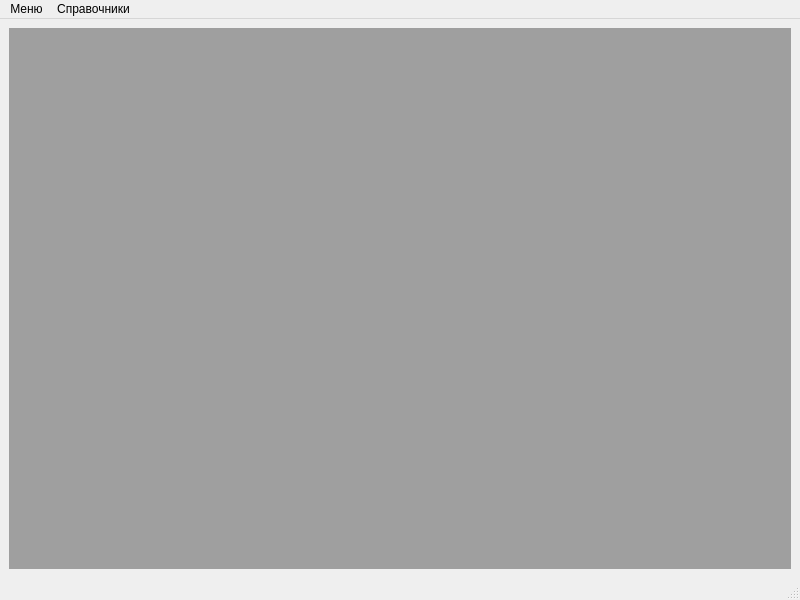
<?xml version="1.0" encoding="UTF-8"?>
<ui version="4.0">
 <class>MainWindow</class>
 <widget class="QMainWindow" name="MainWindow">
  <property name="geometry">
   <rect>
    <x>0</x>
    <y>0</y>
    <width>800</width>
    <height>600</height>
   </rect>
  </property>
  <property name="windowTitle">
   <string>MainWindow</string>
  </property>
  <widget class="QWidget" name="centralwidget">
   <property name="sizePolicy">
    <sizepolicy hsizetype="Expanding" vsizetype="Expanding">
     <horstretch>0</horstretch>
     <verstretch>0</verstretch>
    </sizepolicy>
   </property>
   <layout class="QGridLayout" name="gridLayout">
    <item row="0" column="0">
     <widget class="QMdiArea" name="mdiArea"/>
    </item>
   </layout>
  </widget>
  <widget class="QMenuBar" name="menubar">
   <property name="geometry">
    <rect>
     <x>0</x>
     <y>0</y>
     <width>800</width>
     <height>33</height>
    </rect>
   </property>
   <widget class="QMenu" name="menuMenu">
    <property name="title">
     <string>Меню</string>
    </property>
    <addaction name="actionnew_window"/>
   </widget>
   <widget class="QMenu" name="menu">
    <property name="title">
     <string>Справочники</string>
    </property>
    <addaction name="action_clients_table"/>
    <addaction name="action_drugs_table"/>
    <addaction name="action_doctors_table"/>
    <addaction name="action_places_table"/>
    <addaction name="action_time_table"/>
   </widget>
   <addaction name="menuMenu"/>
   <addaction name="menu"/>
  </widget>
  <widget class="QStatusBar" name="statusbar"/>
  <action name="actionnew_window">
   <property name="text">
    <string>Таблица</string>
   </property>
  </action>
  <action name="action_doctors_table">
   <property name="text">
    <string>Врачи</string>
   </property>
  </action>
  <action name="action_places_table">
   <property name="text">
    <string>Койки</string>
   </property>
  </action>
  <action name="action_clients_table">
   <property name="text">
    <string>Пациенты</string>
   </property>
  </action>
  <action name="action_time_table">
   <property name="text">
    <string>Время</string>
   </property>
  </action>
  <action name="action_drugs_table">
   <property name="text">
    <string>Схемы препаратов</string>
   </property>
  </action>
 </widget>
 <resources/>
 <connections/>
</ui>
